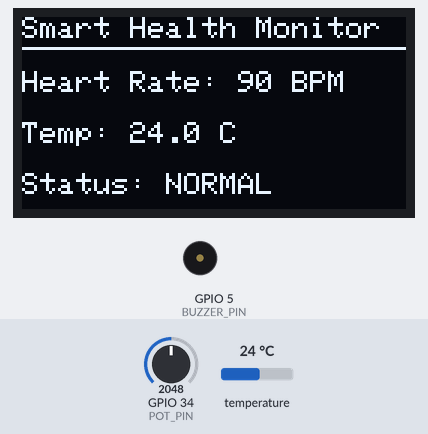
This sketch was run on a simulated ESP32. On the bench: 128×64 one-colour display, buzzer (waves = sounding, pin HIGH). Inputs (shaded band) come from the test bench; at power-on: temperature 24 °C, GPIO 34 (POT_PIN) = 2048. What the sketch prints to the serial monitor is not drawn.

Above: at 3.4 s.
3.5 s: temperature set to 37.4 °C
At 5.4 s:
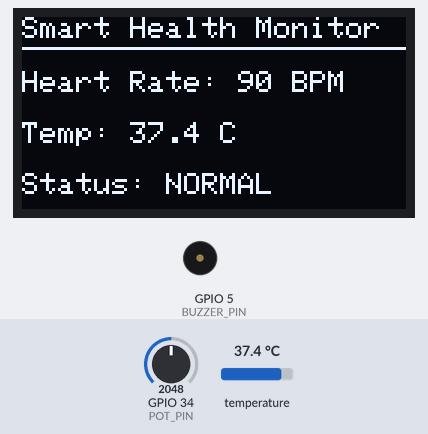
6.1 s: temperature set to 38.7 °C
At 7.6 s:
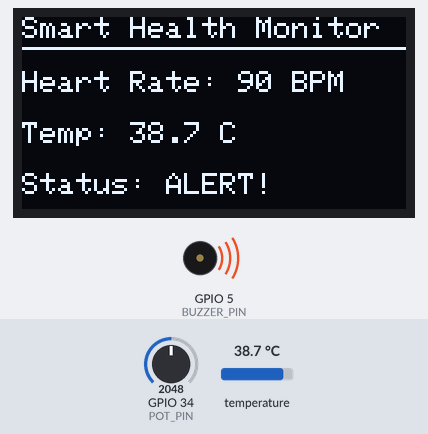
8.6 s: GPIO 34 (POT_PIN) set to 2165
At 10.8 s:
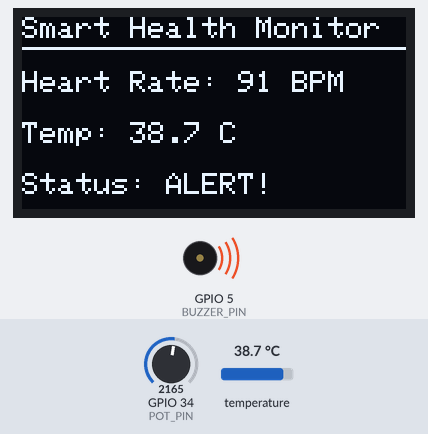
11.5 s: GPIO 34 (POT_PIN) set to 2047
At 13.1 s:
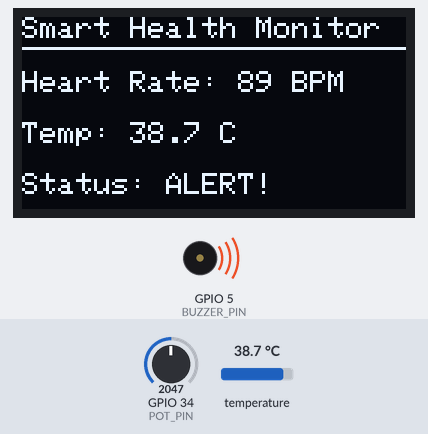
14.0 s: temperature set to 12 °C
At 16.3 s:
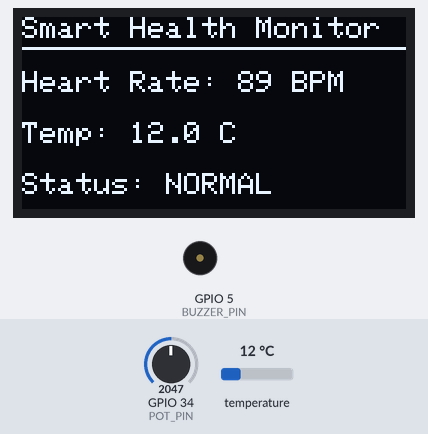
16.8 s: GPIO 34 (POT_PIN) set to 1944
Timing chart, 0 to 19.8 s (numbered marks = the images above; inputs shaded):
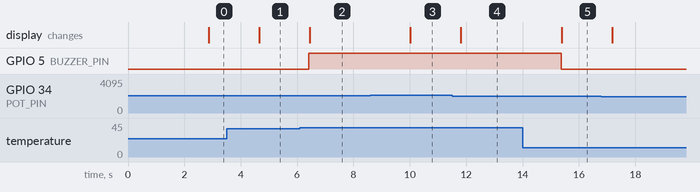

The sketch:

sketch.ino
```cpp
#include <Wire.h>
#include <Adafruit_GFX.h>
#include <Adafruit_SSD1306.h>
#include <OneWire.h>
#include <DallasTemperature.h>

#define SCREEN_WIDTH 128
#define SCREEN_HEIGHT 64

// Pins
#define TEMP_PIN 4
#define POT_PIN 34
#define BUZZER_PIN 5

// OLED
Adafruit_SSD1306 display(SCREEN_WIDTH, SCREEN_HEIGHT, &Wire, -1);

// Temperature Sensor
OneWire oneWire(TEMP_PIN);
DallasTemperature sensors(&oneWire);

void setup() {
  Serial.begin(115200);

  // OLED I2C
  Wire.begin(21, 22);

  // Buzzer
  pinMode(BUZZER_PIN, OUTPUT);
  digitalWrite(BUZZER_PIN, LOW);

  // DS18B20
  sensors.begin();

  // OLED
  if (!display.begin(SSD1306_SWITCHCAPVCC, 0x3C)) {
    Serial.println("OLED Failed");
    while (true);
  }

  display.clearDisplay();
  display.setTextColor(WHITE);

  // Welcome Screen
  display.setTextSize(2);
  display.setCursor(10, 20);
  display.println("WELCOME");
  display.display();

  delay(2000);
}

void loop() {

  // Read Temperature
  sensors.requestTemperatures();
  float temp = sensors.getTempCByIndex(0);

  // Read Potentiometer
  int potValue = analogRead(POT_PIN);

  // Convert Pot Value to BPM
  int bpm = map(potValue, 0, 4095, 60, 120);

  // Alert Conditions
  bool alert = false;

  if (temp > 38.0 || bpm > 110 || bpm < 60) {
    alert = true;
    digitalWrite(BUZZER_PIN, HIGH);
  } else {
    digitalWrite(BUZZER_PIN, LOW);
  }

  // OLED Display
  display.clearDisplay();

  display.setTextSize(1);
  display.setCursor(0, 0);
  display.println("Smart Health Monitor");

  display.drawLine(0, 10, 128, 10, WHITE);

  display.setCursor(0, 18);
  display.print("Heart Rate: ");
  display.print(bpm);
  display.println(" BPM");

  display.setCursor(0, 35);
  display.print("Temp: ");
  display.print(temp, 1);
  display.println(" C");

  display.setCursor(0, 52);

  if (alert) {
    display.print("Status: ALERT!");
  } else {
    display.print("Status: NORMAL");
  }

  display.display();

  // Serial Monitor
  Serial.print("BPM: ");
  Serial.print(bpm);
  Serial.print(" | Temp: ");
  Serial.print(temp);
  Serial.print(" C | Status: ");

  if (alert)
    Serial.println("ALERT");
  else
    Serial.println("NORMAL");

  delay(1000);
}
```

Measured:
- the behaviour switches between 38 and 38.1 °C on temperature (found by bisection; images 1 and 2)
- the behaviour switches between 2115 and 2116 on GPIO 34 (POT_PIN) (found by bisection; images 2 and 3)
- after the input at 3.5 s, the display: changes after 1.2 s (image 1)
- after the input at 6.1 s, GPIO 5 (BUZZER_PIN): LOW → HIGH after 0.32 s; the display: changes after 0.34 s (image 2)
- after the input at 8.6 s, the display: changes after 1.4 s (image 3)
- after the input at 11.5 s, the display: changes after 0.31 s (image 4)
- after the input at 14.0 s, GPIO 5 (BUZZER_PIN): HIGH → LOW after 1.4 s; the display: changes after 1.4 s (image 5)
